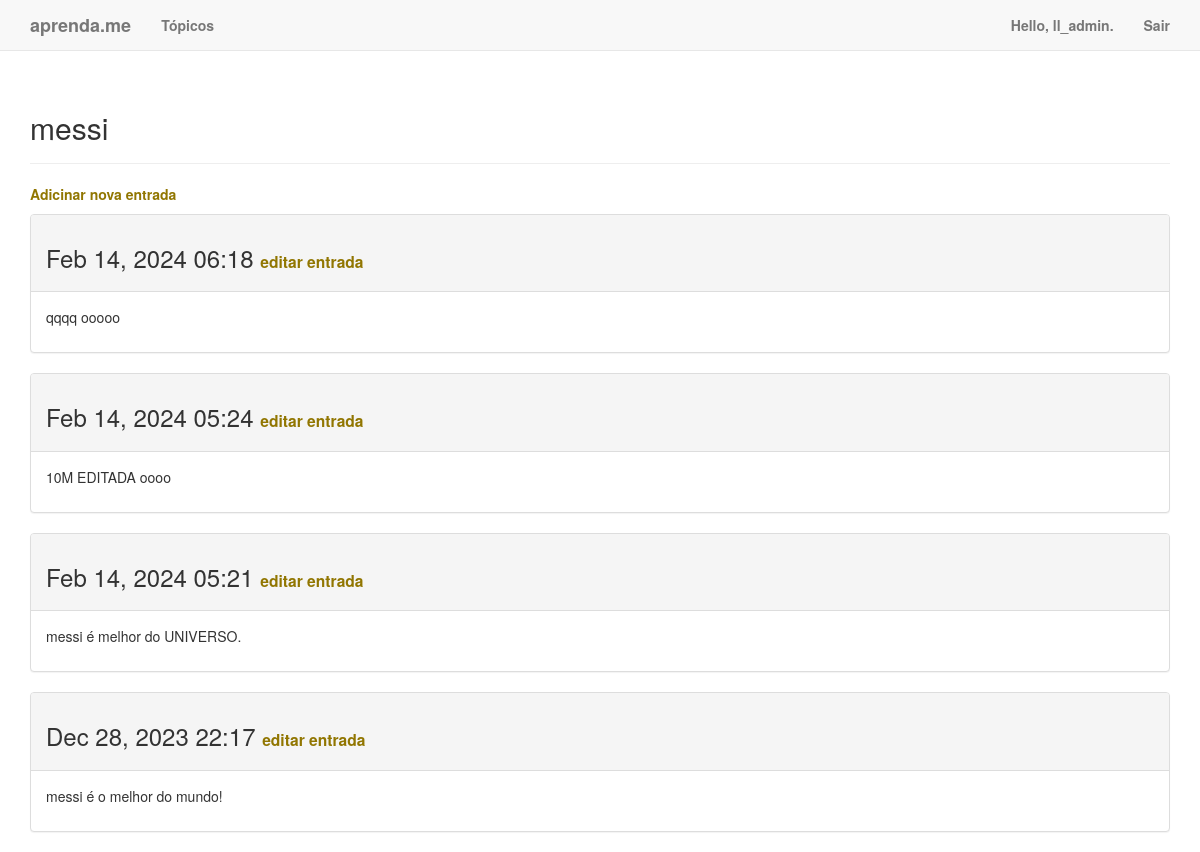
The page /topics/3/ (signed in) on the database its author committed.
### learning_logs/models.py (models this page shows, shortened)
class Topic(models.Model):
    text = models.CharField(max_length=200)
    date_added = models.DateTimeField(auto_now_add=True)
    owner = models.ForeignKey(User, on_delete=models.CASCADE)
    def __str__(self):
        return self.text

class Entry(models.Model):
    topic = models.ForeignKey(Topic, on_delete=models.CASCADE)
    text = models.TextField()
    date_added = models.DateTimeField(auto_now_add=True)
    class Meta:
        verbose_name_plural = 'entries'

### learning_logs/views.py (the view)
# urls.py: path('topics/<int:topic_id>/', views.topic, name='topic'),
@login_required
def topic(request, topic_id):
    check_topic_owner(request, topic_id) #refatoração
    topic = Topic.objects.get(id=topic_id)
    entries = topic.entry_set.order_by('-date_added')
    context = {'topic': topic, 'entries': entries}
    return render(request, 'learning_logs/topic.html', context)

### learning_logs/views.py (called while the page is built)
def check_topic_owner(request, topic_id): # função de refatoração
    topic = get_object_or_404(Topic, id=topic_id)
    if topic.owner != request.user:
        raise Http404

### learning_logs/templates/learning_logs/topic.html
{% extends 'learning_logs/base.html' %}
{% block header %}
    <h2>{{ topic }}</h2>
{% endblock header %}
{% block content %}
    <p>
        <a href="{% url 'learning_logs:new_entry' topic.id %}">Adicinar nova entrada</a>
    </p>
    {% for entry in entries %}
    <div class="panel panel-default">
        <div class="panel-heading">
            <h3>
                {{ entry.date_added|date:'M d, Y H:i' }}
                <small>
                    <a href="{% url 'learning_logs:edit_entry' entry.id %}">
                        editar entrada</a>
                </small>
            </h3>
        </div>
        <div class="panel-body">
            {{ entry.text|linebreaks }}
        </div>
    </div>
    {% empty %}
        Ainda não há entradas para este tópico.
    {% endfor %}
{% endblock content %}

### learning_logs/templates/learning_logs/base.html (shortened to what this page needs)
{% load bootstrap3 %}
<!DOCTYPE html>
<html lag="en">
    <head>
        {% bootstrap_css %}
    </head>
    <body>
        <nav class="navbar navbar-default navbar-static-top">
            <div class="container">
                <div class="navbar-header">
                <a class="navbar-brand" href="{% url 'learning_logs:index' %}">
                    aprenda.me</a>
                </div>
                <div id="navbar" class="navbar-collapse collapse">
                    <ul class="nav navbar-nav">
                        <li><a href="{% url 'learning_logs:topics' %}">Tópicos</a></li>
                    </ul>
                    <ul class="nav navbar-nav navbar-right">
                        {% if user.is_authenticated %}
                            <li><a>Hello, {{ user.username }}.</a></li>
                            <li><a href="{% url 'users:logout' %}">Sair</a></li>
                        {% else %}
                            <li><a href="{% url 'users:register' %}">Registro</a></li>
                            <li><a href="{% url 'users:login' %}">Conecte-se</a></li>
                        {% endif %}
                    </ul>
                </div>
            </div>
        </nav>
        <div class="container">
            <div class="page-header">
                {% block header %}{% endblock header %}
            </div>
            <div>
                {% block content %}{% endblock content %}
            </div>
        </div>
    </body>
</html>

### learning_logs/templates/learning_logs/base.html (style rules this page uses)
body { background-image: url('https://solis.com/media/wysiwyg/blog/cup-fresh-made-coffee-served-cup_1_1_72.jpg'); background-size: cover; background-repeat: no-repeat; }
a { color: #917601; font-weight: bold; }

### rows shown on the page
Topic: text "messi"
Entry: date_added "Feb 14, 2024 06:18", text "qqqq ooooo"
Entry: date_added "Feb 14, 2024 05:24", text "10M EDITADA oooo"
Entry: date_added "Feb 14, 2024 05:21", text "messi é melhor do UNIVERSO."
Entry: date_added "Dec 28, 2023 22:17", text "messi é o melhor do mundo!"

### other values the page prints
{{ user.username }} "ll_admin"
